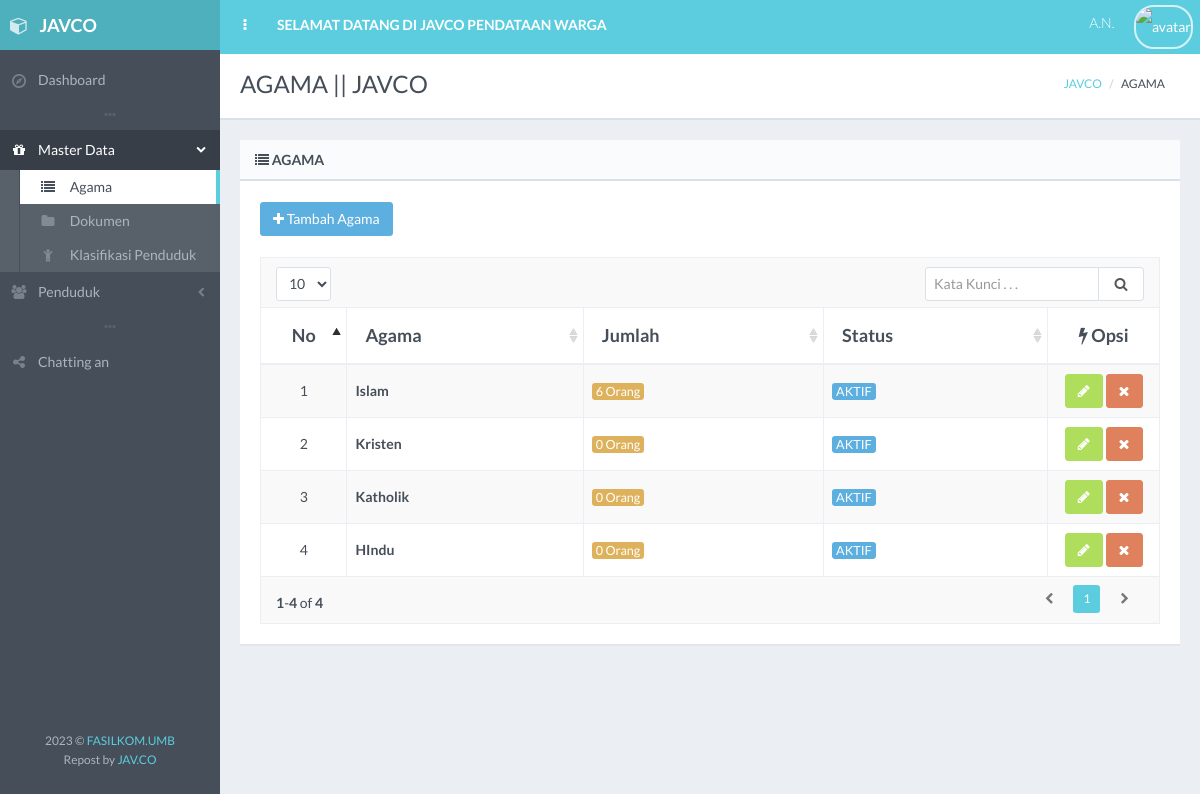
Screenshot of /agama/index.php with the database file from the repository.
### tables this page shows
CREATE TABLE `agama` (
  `id_agama` varchar(10) NOT NULL,
  `nama_agama` varchar(30) DEFAULT NULL,
  `status` int(1) DEFAULT NULL
);

### koneksi.php (called while the page is built)
<?php
$_mysqli = new mysqli("localhost", "root", "", "pendataan-penduduk");
return $_mysqli;

### agama/agama.php (called while the page is built, shortened)
<?php
class Agama
{
    public function get_agama(){
        include ('../koneksi.php');
        $agama = $_mysqli->query("SELECT * FROM agama");
        return array($agama);
    }
    public function get_id(){
        include ('../koneksi.php');
        $aga = $_mysqli->query("SELECT MAX(RIGHT(id_agama,1)) + 1 as id_new FROM agama");
        $id_agama = mysqli_fetch_array($aga);
        return($id_agama);
    }
}
 ?>

### agama/index.php (the view, shortened to what this page needs)
<!DOCTYPE html>
<?php
include ('agama.php');
$new = new Agama();
$agm = $new->get_agama();
$title = "AGAMA || JAVCO";
 ?>
 <html class="no-js" lang="en">
    <head>
        <link rel="stylesheet" href="../assets/css/bootstrap.min.css">
        <link rel="stylesheet" href="../assets/css/plugins.css">
        <link rel="stylesheet" href="../assets/css/main.css">
        <link rel="stylesheet" href="../assets/css/themes.css">
    </head>
    <body>
        <div id="page-wrapper" class="page-loading">
            <div id="page-container" class="header-fixed-top sidebar-visible-lg-full">
                <div id="main-container">
                    <header class="navbar navbar-inverse navbar-fixed-top">
                        <ul class="nav navbar-nav-custom">
                            <li>
                                <a href="javascript:void(0)" onclick="App.sidebar('toggle-sidebar');this.blur();">
                                    <i class="fa fa-ellipsis-v fa-fw animation-fadeInRight" id="sidebar-toggle-mini"></i>
                                </a>
                            </li>
                            <li class="hidden-xs animation-fadeInQuick">
                                <a href="../pilihan.php"><strong>SELAMAT DATANG DI JAVCO PENDATAAN WARGA</strong></a>
                            </li>
                        </ul>
                    </header>
                    <div id="page-content">
                        <div class="content-header">
                            <div class="row">
                                <div class="col-sm-6">
                                    <div class="header-section">
                                        <h1><?php echo $title; ?></h1>
                                    </div>
                                </div>
                                <div class="col-sm-6 hidden-xs">
                                    <div class="header-section">
                                        <ul class="breadcrumb breadcrumb-top">
                                            <li><a href="../dashboard">JAVCO</a></li>
                                            <li>AGAMA</li>
                                        </ul>
                                    </div>
                                </div>
                            </div>
                        </div>
                        <div class="block full">
                            <div class="block-title">
                                <h2><i class="fa fa-list sidebar-nav-icon"></i> AGAMA</h2>
                            </div>
                            <a href="#modal-fade" title="Tambah Agama" class="btn btn-effect-ripple btn-info" data-toggle="modal"><i class="fa fa-plus"></i> Tambah Agama</a>
                            <br>
                            <br>
                            <div class="table-responsive">
                                <table id="example-datatable" class="table table-striped table-bordered table-vcenter">
                                    <thead>
                                        <tr>
                                            <th class="text-center" style="width: 50px;">No</th>
                                            <th>Agama</th>
                                            <th>Jumlah</th>
                                            <th>Status</th>
                                            <th class="text-center" style="width: 75px;"><i class="fa fa-flash"></i> Opsi</th>
                                        </tr>
                                    </thead>
                                    <tbody>
                                    <?php $no=0; foreach ($agm['0'] as $row): $no++?>
                                        <tr>
                                            <td class="text-center"><?php echo $no; ?></td>
                                            <td><strong><?php echo $row['nama_agama'];?></strong></td>
                                            <?php
                                                include('../koneksi.php');
                                                $id = $row['id_agama'];
                                                $jum = $_mysqli->query("SELECT penduduk.nama FROM penduduk, agama
                                                                            WHERE penduduk.id_agama = agama.id_agama
                                                                            AND agama.id_agama = '$id'");
                                                $jumlah = mysqli_num_rows($jum);
                                             ?>
                                            <td><span class="label label-warning"><?php echo $jumlah." Orang"; ?></span></td>
                                            <td>
                                                <?php
                                                    if ($row['status'] == 1) {$klas = "label label-info"; $tampil = "AKTIF";}
                                                    else {$klas = "label label-danger"; $tampil = "NONAKTIF";}
                                                ?>
                                                <span class="<?php echo $klas; ?>">
                                                    <?php echo $tampil; ?>
                                                </span>
                                            </td>
                                            <td class="text-center">
                                                <a href="edit.php?edit=<?php echo $row['id_agama']; ?>" data-toggle="tooltip" title="Edit <?php echo $row['nama_agama']?>" class="btn btn-effect-ripple btn-success"><i class="fa fa-pencil"></i></a>
                                                <a onclick="return confirm('Apakah Anda Yakin Ingin Menghapus <?php echo $row['nama_agama'] ?> ?');" href="?hapus=<?php echo $row['id_agama']; ?>" data-toggle="tooltip" title="Delete <?php echo $row['nama_agama']?>" class="btn btn-effect-ripple btn-danger"><i class="fa fa-times"></i></a>
                                            </td>
                                        </tr>
                                    <?php endforeach; ?>
                                    </tbody>
                                </table>
                            </div>
                        </div>
                    </div>
                </div>
            </div>
        </div>
    </body>
</html>

### rows the page displays
agama: nama_agama "Islam", jumlah "6", status "AKTIF"
agama: nama_agama "Kristen", jumlah "0", status "AKTIF"
agama: nama_agama "Katholik", jumlah "0", status "AKTIF"
agama: nama_agama "HIndu", jumlah "0", status "AKTIF"

### other values shown
$title "AGAMA || JAVCO"
